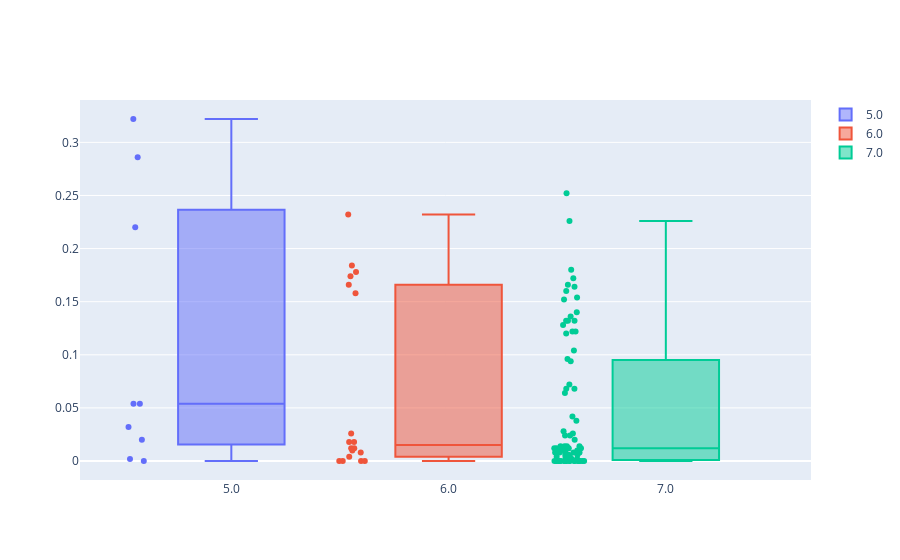

Here is the notebook cell this chart was saved with:
### Code cell
alert_times = [5.0,6.0,7.0]
n1 = []
n2 = []
n3 = []
fig = go.Figure()
for scenario in scenarios:
    if ".log" not in scenario.name and "det" not in scenario.name:
        if len(scenario.logs)>0:
            nmac = 0
            for dls in scenario.dist_lowc_sev:
                dist = [v[0] for k, v in dls.items()]
                dist = np.array(dist)
                if np.any(dist<=12):
                    nmac += 1
            nmac = nmac/500
            if scenario.t_alert == 5.0:
                n1.append(nmac)
            elif scenario.t_alert == 6.0:
                n2.append(nmac)
            else:
                n3.append(nmac)
for idx, n in enumerate([n1,n2,n3]):
    fig.add_trace(go.Box(
    y=n,
    name=str(alert_times[idx]),
    jitter=0.3,
    pointpos=-1.8,
    boxpoints='all', # represent all points
    ))
fig.show()

### Figure 1 — Plotly figure (JSON) as saved in the notebook; plotly's stock layout.template omitted (floating-point values rounded to 4 significant figures)
{"data": [{"boxpoints": "all", "jitter": 0.3, "name": "5.0", "pointpos": -1.8, "type": "box", "y": [0, 0.054, 0.032, 0.054, 0.22, 0.322, 0.02, 0.286, 0.002]}, {"boxpoints": "all", "jitter": 0.3, "name": "6.0", "pointpos": -1.8, "type": "box", "y": [0.174, 0.184, 0.026, 0.01, 0.232, 0.008, 0, 0.018, 0, 0.018, 0.012, 0.158, 0, 0, 0.166, 0.178, 0.012, 0.004]}, {"boxpoints": "all", "jitter": 0.3, "name": "7.0", "pointpos": -1.8, "type": "box", "y": [0.008, 0.068, 0.012, 0.008, 0.006, 0.01, 0, 0.006, 0.172, 0.132, 0.064, 0.008, 0.094, 0.012, 0, 0.038, 0.028, 0, 0.154, 0, 0.02, 0, 0.008, 0.128, 0.136, 0.014, 0.166, 0, 0.024, 0, 0.152, 0.096, 0.024, 0.122, 0.014, 0.16, 0.14, 0, 0.008, 0, 0, 0.226, 0.008, 0.01, 0.132, 0, 0.012, 0.252, 0.002, 0, 0.012, 0.068, 0.122, 0, 0.104, 0.014, 0, 0, 0.072, 0.012, 0.012, 0.12, 0.008, 0.026, 0.042, 0.012, 0, 0.004, 0.004, 0.006, 0, 0.004, 0, 0, 0.18, 0.132, 0.002, 0.164, 0, 0.014]}], "layout": {"autosize": true, "xaxis": {"autorange": true, "range": [-0.6981, 2.668], "type": "category"}, "yaxis": {"autorange": true, "range": [-0.01789, 0.3399], "type": "linear"}}}
